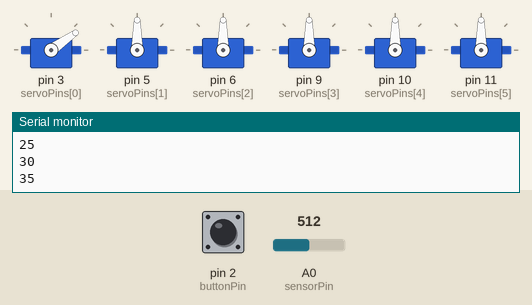
Recording of a sketch running on a simulated Arduino Uno, built with avr-gcc and run on an emulated ATmega328P. On the bench: 6 × servo, the last lines printed to the serial monitor. The inputs (shaded band) are chosen by the test bench; at power-on: pin 2 (buttonPin) HIGH, A0 (sensorPin) = 512.

Above: at 5.22 s.
5.3 s: pin 2 (buttonPin) pulled LOW for 3.2 s
At 8.61 s:
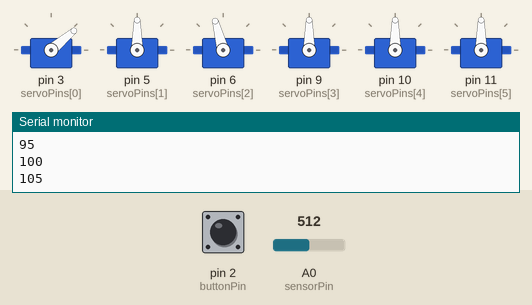
10.1 s: pin 2 (buttonPin) pulled LOW for 0.15 s
At 10.26 s:
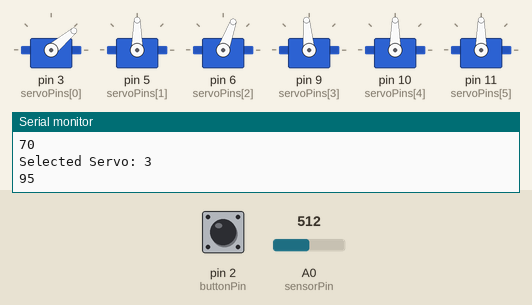
13.1 s: pin 2 (buttonPin) pulled LOW for 1 s
At 13.1 s:
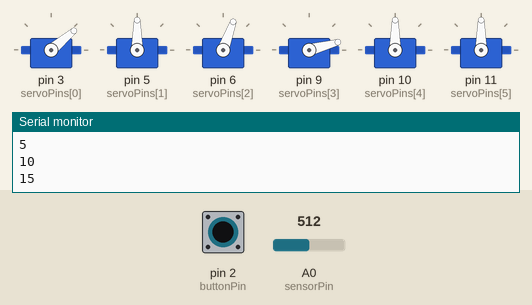
16.1 s: pin 2 (buttonPin) pulled LOW for 0.15 s
At 16.26 s:
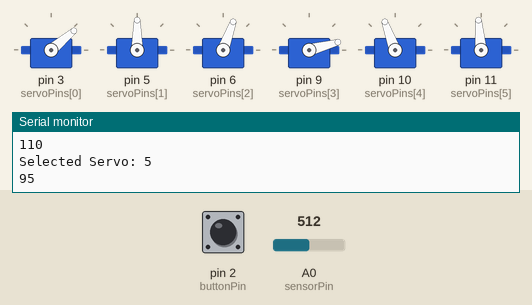
19.1 s: A0 (sensorPin) set to 235
22.1 s: A0 (sensorPin) set to 210
At 22.1 s:
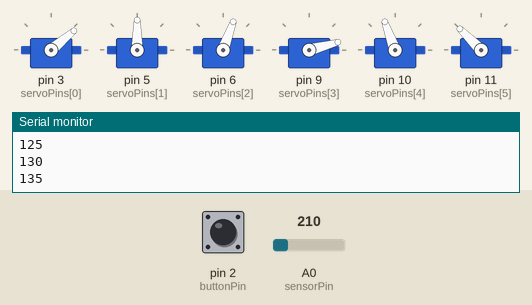
Timing chart, 0 to 24.6 s (numbered marks = the images above; inputs shaded):
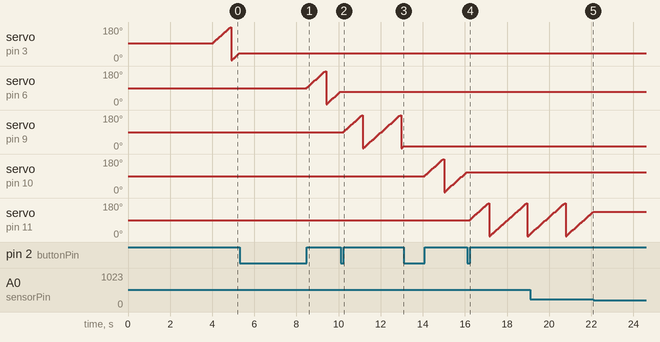

The sketch:

Myoware_Demo.ino
```cpp
#include <Servo.h>

//Pin Assignment
  //Servos
  const byte servoPins[]= {3, 5, 6, 9, 10, 11};
  //Sensor and Button
  const int buttonPin=2;
  const int sensorPin=A0;

//Create Servo Objects
Servo servo[6];

//Initial Pos Motors
volatile int servoPosition[] = {90, 90, 90, 90, 90, 90};

//Initialize variables
int servoSelect=0;
int buttonVal=HIGH;

//Assign Thresholds after testing sensors
int myfloor=220;
int myroof=500;

//Storing max and min range
int mini=0;
int maxi=180;

//test with forced signal
float forceVal=250;

void setup() {
  Serial.begin(9600);
  //Wait 4s to start, done to manually turn on arm
  delay(4000);
  pinMode(buttonPin, INPUT_PULLUP);//Set button to change servos

  //Attach Pins to Servos and set them to initial pos
  for(int n = 0; n < 6; n++){
    servo[n].attach(servoPins[n]);
    if (n>0){servo[n].write(servoPosition[n]);}
    else {servo[0].write(servoPosition[n]);}
  }
  digitalWrite(LED_BUILTIN, HIGH);//Turn on LED to indicate running
}

void loop() {
  //Read sensor and button
    float sensorVal= analogRead(sensorPin);
    //float sensorVal=forceVal; //Used to force a signal for testing
    buttonVal=digitalRead(buttonPin);

  //Used to set initial thresholds
    //Serial.print("Sensor Value:");
    //Serial.println(sensorVal);

//If the button is pressed switch to next servo
  if (buttonVal==LOW){
    servoSelect=servoSelect+1;
    servoSelect=(servoSelect==1)? 2 : servoSelect;
    servoSelect=(servoSelect>5)? 0 : servoSelect;
    Serial.print("Selected Servo: ");
    Serial.println(servoSelect);

    //Wait for release of the button before proceeding. Only 1 change per press
    while(buttonVal==LOW){
      buttonVal=digitalRead(buttonPin);
    }
  }

  //moveMotor(sensorVal, servoSelect);
  oneDirection(sensorVal, servoSelect);
  //test(servoSelect-1);
  delay(50);

}

//Moves one direction when above myfloor and opposite direction when above myroof
void moveMotor(float sensorVal, int selection){
  if ((sensorVal>=myfloor) && (sensorVal <=myroof-1)){
    if(servoPosition[selection]>=mini){
      servoPosition[selection]=servoPosition[selection]-5;
      servo[selection].write(servoPosition[selection]);
    }
  }
  if (sensorVal>=myroof){
    if(servoPosition[selection]<=maxi){
      servoPosition[selection]=servoPosition[selection]+5;
      servo[selection].write(servoPosition[selection]);
    }
  }
}

//Moves one direction when input is above threshold myfloor, when it reaches maxi range goes back automatically to initial position
void oneDirection(float sensorVal, int selection){
  if (sensorVal>=myfloor){
    servoPosition[selection]=(servoPosition[selection]==maxi)? mini:servoPosition[selection];
    if(servoPosition[selection]<=maxi){
      servoPosition[selection]=servoPosition[selection]+5;
      servo[selection].write(servoPosition[selection]);
      Serial.println(servo[selection].read());
    }
  }
}

//Does a full range o motion test for a servo
void test(int index){
  for (int pos = mini; pos <= maxi; pos += 1) { // goes from 0 degrees to 180 degrees
    // in steps of 1 degree
    servo[index].write(pos);              // tell servo to go to position in variable 'pos'
    delay(15);                       // waits 15ms for the servo to reach the position
  }

  for (int pos = maxi; pos >= mini; pos -= 1) { // goes from 180 degrees to 0 degrees
    servo[index].write(pos);              // tell servo to go to position in variable 'pos'
    delay(15);                       // waits 15ms for the servo to reach the position
  }
}

//Changes global vars mini and maxi to adjust range depending on servo
void RangeSelector(int selection){
  switch(selection){
    case 1:
      mini=0;
      maxi=0;
      break;
    case 2:
      mini=0;
      maxi=90;
      break;
    case 3:
      mini=0;
      maxi=120;
      break;
    case 4:
      mini=0;
      maxi=90;
      break;
    case 5:
      mini=0;
      maxi=180;
      break;
    default:
      mini=75;
      maxi=110;
      break;
  }
}
```

Measured:
- the behaviour switches between 220 and 219 on A0 (sensorPin) (found by bisection; images 4 and 5)
- after the input at 5.3 s, servo on pin 3 (servoPins[0]): stays 40° (without the input it goes to 45° after 0.01 s)
- after the input at 10.1 s, servo on pin 6 (servoPins[2]): stays 70° (without the input it goes to 75° after 0.01 s); servo on pin 9 (servoPins[3]): ramps from 5° to 180° and jumps back, once every 1.8 s
- after the input at 13.1 s, servo on pin 9 (servoPins[3]): stops changing and stays 15°
- after the input at 16.1 s, servo on pin 10 (servoPins[4]): stays 110° (without the input it goes to 115° after 0.01 s); servo on pin 11 (servoPins[5]): ramps from 5° to 180° and jumps back, once every 1.8 s
- after the input at 22.1 s, servo on pin 11 (servoPins[5]): stays 135° (without the input it goes to 140° after 0.04 s)
